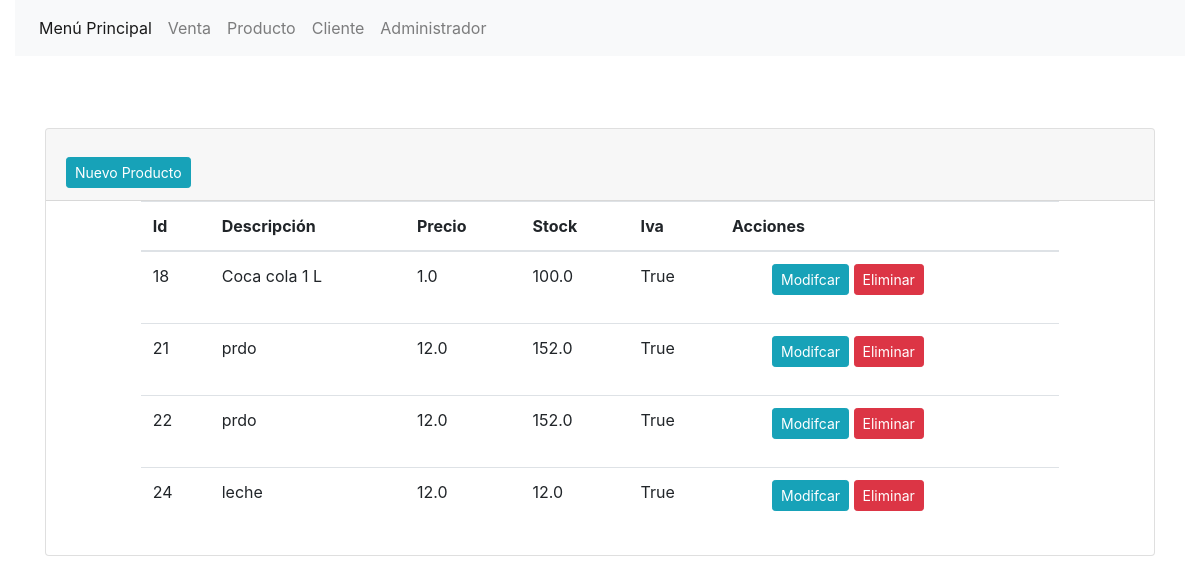
The page /producto/ on the database its author committed.
### aplicacion/models.py (models this page shows, shortened)
class Producto(models.Model):
    descripcion = models.CharField(max_length=100)
    precio = models.FloatField(default=0)
    stock = models.FloatField(default=0)
    iva = models.BooleanField(default=True)
    class Meta:
        verbose_name = 'Producto'
        verbose_name_plural = 'Productos'

### aplicacion/views.py (the view)
# urls.py: path('producto/',listarProducto, name='listarProducto'),#MENU PRODUCTO
def listarProducto(request):
    producto = Producto.objects.all()
    opciones = {'menu': 'Menú Principal', 'venta': 'Venta', 'producto': 'Producto',
                'cliente': 'Cliente', 'administrar': 'Administrador', 'productos': producto}
    return render(request, 'listar_producto.html', opciones)

### Templates/listar_producto.html (shortened to what this page needs)
<!DOCTYPE html>
<html lang="es">
<head>
    {% load static %}
    <link href="{% static 'bootstrap/css/bootstrap.min.css' %}" rel="stylesheet">
</head>
<body>
  <div class="container-fluid">
    <nav class="navbar navbar-expand-lg navbar-light bg-light " >
  <div class="collapse navbar-collapse" id="navbarSupportedContent">
    <ul class="navbar-nav mr-auto">
      <li class="nav-item active">
        <a class="nav-link" href='/'>{{menu}} <span class="sr-only">(current)</span></a>
      </li>
      <li class="nav-item">
        <a class="nav-link" href="/venta">{{ venta }}</a>
      </li>
      <li class="nav-item">
        <a class="nav-link" href="/producto">{{ producto }}</a>
      </li>
     <li class="nav-item">
        <a class="nav-link" href="/cliente">{{ cliente }}</a>
      </li>
      <li class="nav-item">
        <a class="nav-link" href="/admin">{{ administrar }}</a>
      </li>
    </ul>
  </div>
</nav>
</div>
<div class="container">
    <br><br><br>
     <div class="card card-statistics clients-contant">
                        <div class="card-header">
                            <div class="d-xxs-flex justify-content-between align-items-center">
                                <div class="mt-xxs-0 mt-3 btn-group btn-group-toggle" data-toggle="buttons">
                                    <a href="{% url 'producto'%}" class="btn btn-sm btn-round btn-info">Nuevo Producto</a>
                                </div>
                            </div>
                        </div>
    <div class="row">
    <div class="col-md-1"></div>
    <div class="col-md-10">
    <table class="table table-hover">
  <thead>
    <tr>
      <th scope="col">Id</th>
      <th scope="col">Descripción</th>
      <th scope="col">Precio</th>
      <th scope="col">Stock</th>
        <th scope="col">Iva</th>
        <th scope="col">Acciones</th>
    </tr>
  </thead>
  <tbody>
  {% for producto in productos %}
    <tr>
       <td>{{ producto.id }}</td>
        <td>{{ producto.descripcion }}</td>
        <td>{{ producto.precio }}</td>
        <td>{{ producto.stock }}</td>
        <td>{{producto.iva }} </td>
        <td>
            <ul>
                <l1><a class="btn btn-info btn-sm" href="{% url 'editarProducto' producto.id %}">Modifcar</a></l1>
                <l1><a class="btn btn-danger btn-sm" href="{% url 'eliminarProducto' producto.id %}" >Eliminar</a></l1>
            </ul>
        </td>
    </tr>
   {% endfor %}
  </tbody>
</table>
    </div>
    <div class="col-md-1"></div>
</div>
</div>
</div>
</body>
</html>

### rows shown on the page
Producto: id "18", descripcion "Coca cola 1 L", precio "1.0", stock "100.0", iva "True"
Producto: id "21", descripcion "prdo", precio "12.0", stock "152.0", iva "True"
Producto: id "22", descripcion "prdo", precio "12.0", stock "152.0", iva "True"
Producto: id "24", descripcion "leche", precio "12.0", stock "12.0", iva "True"

### other values the page prints
{{ menu }} "Menú Principal"
{{ venta }} "Venta"
{{ producto }} "Producto"
{{ cliente }} "Cliente"
{{ administrar }} "Administrador"
